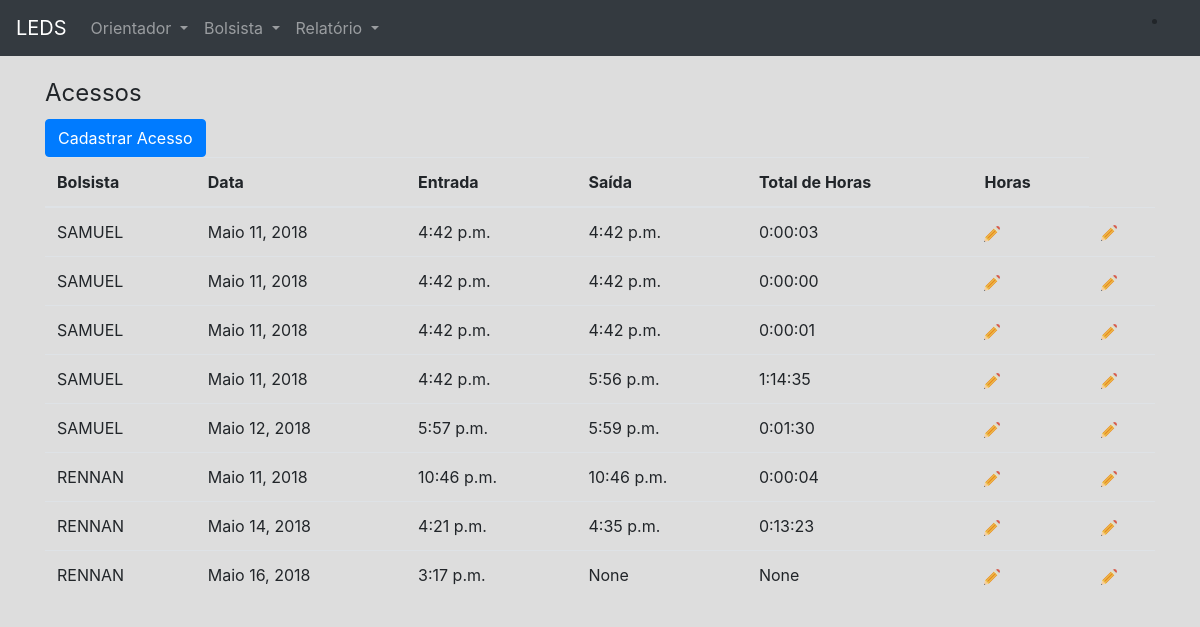
Page /acesso/test_acesso/26 on the earlier database version.
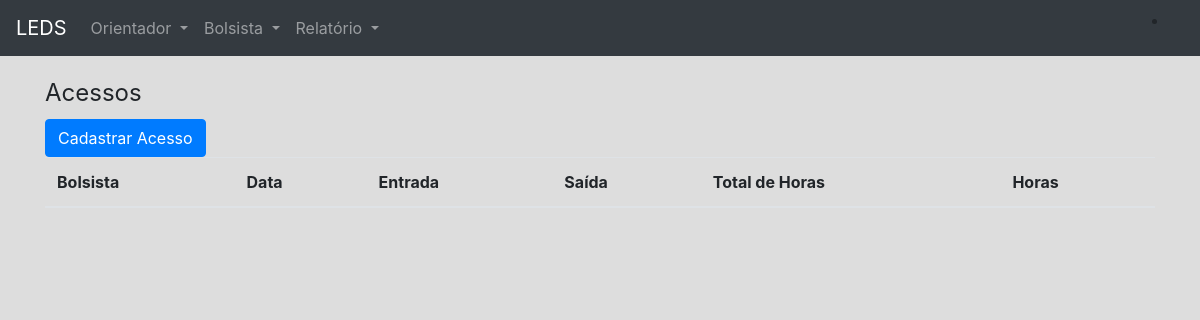
Same page on the later database version.
### app/models.py (models this page shows, shortened)
class Acesso(models.Model):
	bolsista = models.ForeignKey(Bolsista, verbose_name='Bolsista', related_name='bolsista_acesso', on_delete=models.CASCADE)
	data = models.DateField('Data Acesso', null=True, blank=True)
	hora_entrada = models.TimeField('Entrada', null=True, blank=True)
	hora_saida = models.TimeField('Saída', null = True, blank=True)
	total_horas = models.DurationField('Total', null = True, blank = True)
	class Meta:
	 	verbose_name = 'Acesso'
	 	verbose_name_plural = 'Acessos'

class Bolsista(models.Model):
	TIPO_CHOICES = (
	    (0, 'Voluntário'),
	    (1, 'Remunerado'),
	)
	nome = models.CharField('Nome', max_length=100)
	matricula = models.CharField('Matricula', max_length= 100,unique=True)
	cartao_rfid = models.CharField('Cartão RFID', max_length=100, null=True)
	professor = models.ForeignKey(Professor, verbose_name='Orientador', related_name='bolsista_professor', on_delete=models.CASCADE, default=True)
	tipo_bolsa = models.IntegerField('Tipo', choices=TIPO_CHOICES)
	carga_horaria_semanal = models.IntegerField('Carga Horaria (semanal)', validators=[MinValueValidator(1)])
	def __str__(self):
		return self.nome
	class Meta:
		verbose_name='Bolsista'
		verbose_name_plural='Bolsistas'

### app/views.py (the view)
# urls.py: url(r'^acesso/test_acesso/(?P<pk>\d+)$', views.test_acesso, name='test_acesso'),
def test_acesso(request, pk):
	try:
		bolsista = Bolsista.objects.get(pk=pk)
		acesso = Acesso.objects.filter(bolsista=bolsista).order_by('-id').first()
		if acesso is not None:
			if acesso.hora_saida == None:
				acesso.hora_saida = timezone.localtime(timezone.now()).time()
				acesso.total_horas = timedelta(hours = acesso.hora_saida.hour, minutes=acesso.hora_saida.minute, seconds=acesso.hora_saida.second) - timedelta(hours = acesso.hora_entrada.hour, minutes=acesso.hora_entrada.minute, seconds=acesso.hora_entrada.second)
				acesso.save()
				redirect('app:list_acesso')
			else:
				novo_acesso = Acesso()
				novo_acesso.bolsista =  bolsista
				novo_acesso.data = date.today()
				novo_acesso.hora_entrada = timezone.localtime(timezone.now()).time()
				novo_acesso.save()
				redirect('app:list_acesso')
		else:
			novo_acesso = Acesso()
			novo_acesso.bolsista =  bolsista
			novo_acesso.data = date.today()
			novo_acesso.hora_entrada = timezone.localtime(timezone.now()).time()
			novo_acesso.save()
			redirect('app:list_acesso')
	except Bolsista.DoesNotExist:
		redirect('app:list_acesso')
	acessos = Acesso.objects.all()
	return render(request, 'acesso/list_acesso.html', {'acessos':acessos})

### app/templates/acesso/list_acesso.html (shortened to what this page needs)
{% extends "base.html" %}
{%load static%}
{% load django_bootstrap_breadcrumbs %}
{%block content%}
    <legend>Acessos</legend>
<a href="{%url 'app:create_ac' %}"><button class="btn btn-primary">Cadastrar Acesso
</button></a>
    <table class="table">
        <thead>
        <tr>
            <th>Bolsista</th>
            <th>Data</th>
            <th>Entrada</th>
            <th>Saída</th>
            <th>Total de Horas</th>
            <th>Horas</th>
        </tr>
        </thead>
        <tbody>
        {% for acesso in acessos %}
            <tr>
                <td>{{ acesso.bolsista }}</td>
                <td>{{acesso.data}}</td>
                <td>{{ acesso.hora_entrada}}</td>
                <td>{{ acesso.hora_saida }}</td>
                <td>{{ acesso.total_horas}}</td>
                <td><a href="{% url 'app:test_acesso' acesso.bolsista_id%}"><img alt="" src="{% static 'img/edit.png'%}"></a></td>
                <td><a href="{%url 'app:test_acesso' acesso.bolsista.id%}"><img alt="" src="{% static 'img/edit.png'%}"></a></td>
            </tr>
        {% endfor %}
        </tbody>
    </table>
{% endblock %}

### app/templates/base.html (shortened to what this page needs)
<!doctype html>
{%load static%}
<html lang="en">
  <head>
   <link href="{% static 'css/bootstrap/bootstrap.min.css'%}" rel="stylesheet">
   <link href="{% static 'css/custom2.css' %}" rel="stylesheet">
  </head>
  <body>
    <header>
      <nav class="navbar navbar-expand-md navbar-dark fixed-top bg-dark">
        <a class="navbar-brand" href="{%url 'app:home'%}">LEDS</a>
        <div class="collapse navbar-collapse" id="navbarCollapse">
          <ul class="navbar-nav mr-auto">
            <li class="nav-item dropdown">
              <a class="nav-link dropdown-toggle" href="#" id="navbarDropdown" role="button" data-toggle="dropdown" aria-haspopup="true" aria-expanded="false">
                Orientador
              </a>
            </li>
            <li class="nav-item dropdown" >
              <a class="nav-link dropdown-toggle" href="#" id="navbarDropdown" role="button" data-toggle="dropdown" aria-haspopup="true" aria-expanded="false">
                Bolsista
              </a>
            </li>
            <li class="nav-item dropdown">
              <a class="nav-link dropdown-toggle" href="#" id="navbarDropdown" role="button" data-toggle="dropdown" aria-haspopup="true" aria-expanded="false">
                Relatório
              </a>
            </li>
          </ul>
          <form class="mt-2 mt-md-0">
            {% if user.is_authenticated %}
            <ul class="navbar-nav">
                <li><a class="nav-link" href="{% url 'app:sair' %}">Sair</a></li>
            {% else %}
                <li class="nav-item"><a class="nav-link" href="#"></a></li>
            {% endif %}
          </form>
        </div>
      </nav>
    </header>
    <main role="main" class="container">
    {% load django_bootstrap_breadcrumbs %}
    {% block content %}{% endblock %}
    </main>
  </body>
</html>

### app/static/css/custom2.css (style rules this page uses)
:root { --input-padding-x: .75rem; --input-padding-y: .75rem; }
html, body { height: 100%; }
body { padding-top: 75px; padding-bottom: 15%; background-color: #dddddd; }

Differences in the rows shown:
removed Acesso: bolsista "SAMUEL", data "Maio 11, 2018", hora_entrada "4:42 p.m.", hora_saida "4:42 p.m.", total_horas "0:00:03"
removed Acesso: bolsista "SAMUEL", data "Maio 11, 2018", hora_entrada "4:42 p.m.", hora_saida "4:42 p.m.", total_horas "0:00:00"
removed Acesso: bolsista "SAMUEL", data "Maio 11, 2018", hora_entrada "4:42 p.m.", hora_saida "4:42 p.m.", total_horas "0:00:01"
removed Acesso: bolsista "SAMUEL", data "Maio 11, 2018", hora_entrada "4:42 p.m.", hora_saida "5:56 p.m.", total_horas "1:14:35"
removed Acesso: bolsista "SAMUEL", data "Maio 12, 2018", hora_entrada "5:57 p.m.", hora_saida "5:59 p.m.", total_horas "0:01:30"
removed Acesso: bolsista "RENNAN", data "Maio 11, 2018", hora_entrada "10:46 p.m.", hora_saida "10:46 p.m.", total_horas "0:00:04"
removed Acesso: bolsista "RENNAN", data "Maio 14, 2018", hora_entrada "4:21 p.m.", hora_saida "4:35 p.m.", total_horas "0:13:23"
removed Acesso: bolsista "RENNAN", data "Maio 16, 2018", hora_entrada "3:17 p.m.", hora_saida "None", total_horas "None"
